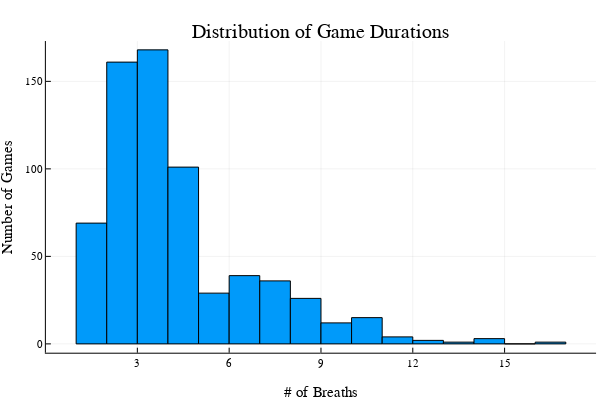

Notebook source saved alongside this figure:
### Markdown cell above
Let's check out the distribution of how many breaths each game is.

### Code cell
histogram(
    training_games[:,"duration"],
    title="Distribution of Game Durations",
    xlabel="# of Breaths",
    ylabel="Number of Games",
    legend=false
)

### Figure 1 — Plotly figure (JSON) as saved in the notebook; plotly's stock layout.template omitted (floating-point values rounded to 4 significant figures)
{"data": [{"fill": "tozeroy", "fillcolor": "rgba(0, 154, 250, 1.000)", "legendgroup": "y1", "line": {"color": "rgba(0, 0, 0, 1.000)", "dash": "solid", "width": 1}, "mode": "lines", "name": "y1", "showlegend": true, "type": "scatter", "x": [1, 1, 2, 2, 1, 1], "xaxis": "x1", "y": [69, 0, 0, 69, 69, 69], "yaxis": "y1"}, {"fill": "tozeroy", "fillcolor": "rgba(0, 154, 250, 1.000)", "legendgroup": "y1", "line": {"color": "rgba(0, 0, 0, 1.000)", "dash": "solid", "width": 1}, "mode": "lines", "name": "y1", "showlegend": false, "type": "scatter", "x": [2, 2, 3, 3, 2, 2], "xaxis": "x1", "y": [161, 0, 0, 161, 161, 161], "yaxis": "y1"}, {"fill": "tozeroy", "fillcolor": "rgba(0, 154, 250, 1.000)", "legendgroup": "y1", "line": {"color": "rgba(0, 0, 0, 1.000)", "dash": "solid", "width": 1}, "mode": "lines", "name": "y1", "showlegend": false, "type": "scatter", "x": [3, 3, 4, 4, 3, 3], "xaxis": "x1", "y": [168, 0, 0, 168, 168, 168], "yaxis": "y1"}, {"fill": "tozeroy", "fillcolor": "rgba(0, 154, 250, 1.000)", "legendgroup": "y1", "line": {"color": "rgba(0, 0, 0, 1.000)", "dash": "solid", "width": 1}, "mode": "lines", "name": "y1", "showlegend": false, "type": "scatter", "x": [4, 4, 5, 5, 4, 4], "xaxis": "x1", "y": [101, 0, 0, 101, 101, 101], "yaxis": "y1"}, {"fill": "tozeroy", "fillcolor": "rgba(0, 154, 250, 1.000)", "legendgroup": "y1", "line": {"color": "rgba(0, 0, 0, 1.000)", "dash": "solid", "width": 1}, "mode": "lines", "name": "y1", "showlegend": false, "type": "scatter", "x": [5, 5, 6, 6, 5, 5], "xaxis": "x1", "y": [29, 0, 0, 29, 29, 29], "yaxis": "y1"}, {"fill": "tozeroy", "fillcolor": "rgba(0, 154, 250, 1.000)", "legendgroup": "y1", "line": {"color": "rgba(0, 0, 0, 1.000)", "dash": "solid", "width": 1}, "mode": "lines", "name": "y1", "showlegend": false, "type": "scatter", "x": [6, 6, 7, 7, 6, 6], "xaxis": "x1", "y": [39, 0, 0, 39, 39, 39], "yaxis": "y1"}, {"fill": "tozeroy", "fillcolor": "rgba(0, 154, 250, 1.000)", "legendgroup": "y1", "line": {"color": "rgba(0, 0, 0, 1.000)", "dash": "solid", "width": 1}, "mode": "lines", "name": "y1", "showlegend": false, "type": "scatter", "x": [7, 7, 8, 8, 7, 7], "xaxis": "x1", "y": [36, 0, 0, 36, 36, 36], "yaxis": "y1"}, {"fill": "tozeroy", "fillcolor": "rgba(0, 154, 250, 1.000)", "legendgroup": "y1", "line": {"color": "rgba(0, 0, 0, 1.000)", "dash": "solid", "width": 1}, "mode": "lines", "name": "y1", "showlegend": false, "type": "scatter", "x": [8, 8, 9, 9, 8, 8], "xaxis": "x1", "y": [26, 0, 0, 26, 26, 26], "yaxis": "y1"}, {"fill": "tozeroy", "fillcolor": "rgba(0, 154, 250, 1.000)", "legendgroup": "y1", "line": {"color": "rgba(0, 0, 0, 1.000)", "dash": "solid", "width": 1}, "mode": "lines", "name": "y1", "showlegend": false, "type": "scatter", "x": [9, 9, 10, 10, 9, 9], "xaxis": "x1", "y": [12, 0, 0, 12, 12, 12], "yaxis": "y1"}, {"fill": "tozeroy", "fillcolor": "rgba(0, 154, 250, 1.000)", "legendgroup": "y1", "line": {"color": "rgba(0, 0, 0, 1.000)", "dash": "solid", "width": 1}, "mode": "lines", "name": "y1", "showlegend": false, "type": "scatter", "x": [10, 10, 11, 11, 10, 10], "xaxis": "x1", "y": [15, 0, 0, 15, 15, 15], "yaxis": "y1"}, {"fill": "tozeroy", "fillcolor": "rgba(0, 154, 250, 1.000)", "legendgroup": "y1", "line": {"color": "rgba(0, 0, 0, 1.000)", "dash": "solid", "width": 1}, "mode": "lines", "name": "y1", "showlegend": false, "type": "scatter", "x": [11, 11, 12, 12, 11, 11], "xaxis": "x1", "y": [4, 0, 0, 4, 4, 4], "yaxis": "y1"}, {"fill": "tozeroy", "fillcolor": "rgba(0, 154, 250, 1.000)", "legendgroup": "y1", "line": {"color": "rgba(0, 0, 0, 1.000)", "dash": "solid", "width": 1}, "mode": "lines", "name": "y1", "showlegend": false, "type": "scatter", "x": [12, 12, 13, 13, 12, 12], "xaxis": "x1", "y": [2, 0, 0, 2, 2, 2], "yaxis": "y1"}, {"fill": "tozeroy", "fillcolor": "rgba(0, 154, 250, 1.000)", "legendgroup": "y1", "line": {"color": "rgba(0, 0, 0, 1.000)", "dash": "solid", "width": 1}, "mode": "lines", "name": "y1", "showlegend": false, "type": "scatter", "x": [13, 13, 14, 14, 13, 13], "xaxis": "x1", "y": [1, 0, 0, 1, 1, 1], "yaxis": "y1"}, {"fill": "tozeroy", "fillcolor": "rgba(0, 154, 250, 1.000)", "legendgroup": "y1", "line": {"color": "rgba(0, 0, 0, 1.000)", "dash": "solid", "width": 1}, "mode": "lines", "name": "y1", "showlegend": false, "type": "scatter", "x": [14, 14, 15, 15, 14, 14], "xaxis": "x1", "y": [3, 0, 0, 3, 3, 3], "yaxis": "y1"}, {"fill": "tozeroy", "fillcolor": "rgba(0, 154, 250, 1.000)", "legendgroup": "y1", "line": {"color": "rgba(0, 0, 0, 1.000)", "dash": "solid", "width": 1}, "mode": "lines", "name": "y1", "showlegend": false, "type": "scatter", "x": [15, 15, 16, 16, 15, 15], "xaxis": "x1", "y": [0, 0, 0, 0, 0, 0], "yaxis": "y1"}, {"fill": "tozeroy", "fillcolor": "rgba(0, 154, 250, 1.000)", "legendgroup": "y1", "line": {"color": "rgba(0, 0, 0, 1.000)", "dash": "solid", "width": 1}, "mode": "lines", "name": "y1", "showlegend": false, "type": "scatter", "x": [16, 16, 17, 17, 16, 16], "xaxis": "x1", "y": [1, 0, 0, 1, 1, 1], "yaxis": "y1"}, {"colorbar": {"title": ""}, "legendgroup": "y1", "marker": {"color": "rgba(0, 154, 250, 0.000)", "line": {"color": "rgba(0, 0, 0, 0.000)", "width": 1}, "size": 0, "symbol": "circle"}, "mode": "markers", "name": "y1", "showlegend": false, "type": "scatter", "x": [1.5, 2.5, 3.5, 4.5, 5.5, 6.5, 7.5, 8.5, 9.5, 10.5, 11.5, 12.5, 13.5, 14.5, 15.5, 16.5], "xaxis": "x", "y": [69, 161, 168, 101, 29, 39, 36, 26, 12, 15, 4, 2, 1, 3, 0, 1], "yaxis": "y", "zmax": null, "zmin": null}], "layout": {"annotations": [{"font": {"color": "rgba(0, 0, 0, 1.000)", "family": "sans-serif", "size": 20}, "rotation": 0, "showarrow": false, "text": "Distribution of Game Durations", "x": 0.535, "xanchor": "center", "xref": "paper", "y": 1, "yanchor": "top", "yref": "paper"}], "height": 400, "margin": {"b": 20, "l": 0, "r": 0, "t": 20}, "paper_bgcolor": "rgba(255, 255, 255, 1.000)", "plot_bgcolor": "rgba(255, 255, 255, 1.000)", "showlegend": false, "width": 600, "xaxis": {"anchor": "y", "domain": [0.07647, 0.9934], "gridcolor": "rgba(0, 0, 0, 0.100)", "gridwidth": 0.5, "linecolor": "rgba(0, 0, 0, 1.000)", "mirror": false, "range": [0.0112, 17.99], "showgrid": true, "showline": true, "showticklabels": true, "tickangle": 0, "tickcolor": "rgb(0, 0, 0)", "tickfont": {"color": "rgba(0, 0, 0, 1.000)", "family": "sans-serif", "size": 11}, "tickmode": "array", "ticks": "inside", "ticktext": ["3", "6", "9", "12", "15"], "tickvals": [3, 6, 9, 12, 15], "title": "# of Breaths", "titlefont": {"color": "rgba(0, 0, 0, 1.000)", "family": "sans-serif", "size": 15}, "type": "-", "visible": true, "zeroline": false, "zerolinecolor": "rgba(0, 0, 0, 1.000)"}, "yaxis": {"anchor": "x", "domain": [0.07581, 0.9415], "gridcolor": "rgba(0, 0, 0, 0.100)", "gridwidth": 0.5, "linecolor": "rgba(0, 0, 0, 1.000)", "mirror": false, "range": [-5.04, 173.0], "showgrid": true, "showline": true, "showticklabels": true, "tickangle": 0, "tickcolor": "rgb(0, 0, 0)", "tickfont": {"color": "rgba(0, 0, 0, 1.000)", "family": "sans-serif", "size": 11}, "tickmode": "array", "ticks": "inside", "ticktext": ["0", "50", "100", "150"], "tickvals": [0, 50, 100, 150], "title": "Number of Games", "titlefont": {"color": "rgba(0, 0, 0, 1.000)", "family": "sans-serif", "size": 15}, "type": "-", "visible": true, "zeroline": false, "zerolinecolor": "rgba(0, 0, 0, 1.000)"}}}
